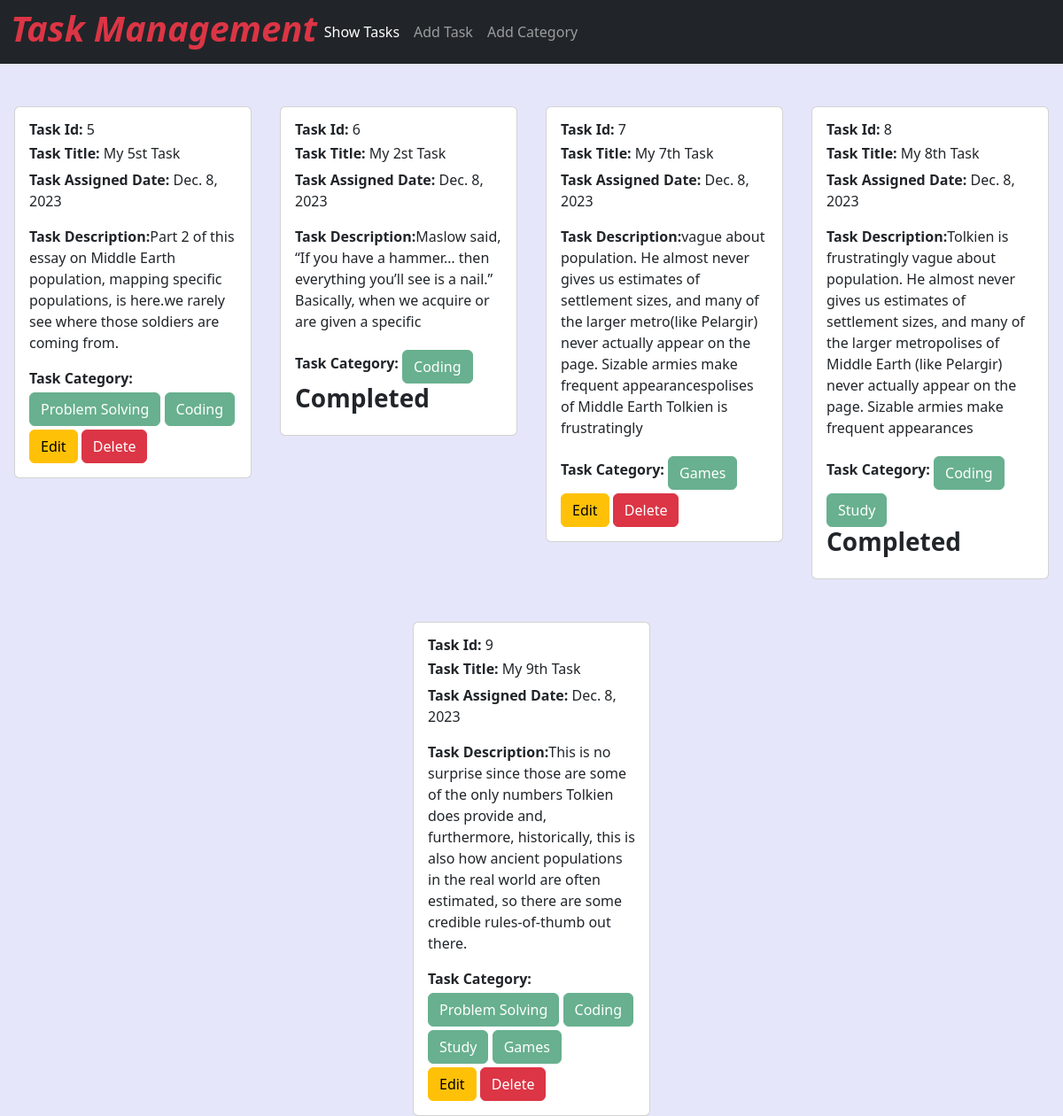
The page / on the database its author committed.
### taskModel/models.py (models this page shows, shortened)
class Task(models.Model):
    taskTitle = models.CharField(max_length=100)
    taskDescription = models.TextField()
    is_completed = models.BooleanField(default=False)
    taskAssignDate = models.DateField(auto_now_add=True)
    categories = models.ManyToManyField(Category)

### taskCategory/models.py (models this page shows, shortened)
class Category(models.Model):
    categoryName = models.CharField(max_length=100)

### TaskManagementSystem/views.py (the view)
# urls.py: path('', views.show, name='show'),
def show(request):
    data = Task.objects.all()
    return render(request, 'show.html', {'data': data})

### templates/show.html (shortened to what this page needs)
{% extends "base.html" %}
{% block content %}
{% load crispy_forms_tags  %}
  <div class="d-flex flex-wrap justify-content-center ">
    {% for task in data %}
    <div class="col-sm-3 mb-3 mb-sm-0 px-3 pt-5">
        <div class="card">
          <div class="card-body">
            <h6 class="card-title"> <b>Task Id:</b> {{task.id}}</h6>
            <h6 class="card-title"> <b>Task Title:</b> {{task.taskTitle}}</h6>
            <p class="card-text"> <b>Task Assigned Date:</b> {{ task.taskAssignDate }}</p>
            <p class="card-text"> <b>Task Description:</b>{{ task.taskDescription }}</p>
            <b>Task Category: </b>
            {% for category in task.categories.all %}
                    <button disabled="disabled"class="btn btn-success mt-1">{{ category.categoryName }}</button>
            {% endfor %}
            <br>
            {% if task.is_completed %}
                <h3><b>Completed</b></h3>
            {% else %}
                <a href="{% url 'edit_task' task.id %}" class="btn btn-warning mt-1">Edit</a>
                <a href="{% url 'delete_task' task.id %}" class="btn btn-danger mt-1">Delete</a>
            {% endif %}
          </div>
        </div>
      </div>
    {% endfor %}
  </div>
{% endblock %}

### templates/base.html (shortened to what this page needs)
<!DOCTYPE html>
<html lang="en">
  <head>
    <link
      href="https://cdn.jsdelivr.net/npm/bootstrap@5.3.2/dist/css/bootstrap.min.css"
      rel="stylesheet"
    />
  </head>
  <body>
    <nav class="navbar navbar-expand-lg navbar-dark text-danger bg-dark">
      <div class="container-fluid">
        <h1>
          <b><i>Task Management</i></b>
        </h1>
        <div class="collapse navbar-collapse" id="navbarSupportedContent">
          <ul class="navbar-nav me-auto mb-2 mb-lg-0">
            <li class="nav-item">
              <a class="nav-link active"aria-current="page" href="{% url 'show' %}">Show Tasks</a>
            </li>
            <li class="nav-item">
              <a
                class="nav-link "
                href="{% url 'add_task' 0 %}"
                >Add Task</a
              >
            </li>
            <li class="nav-item">
              <a class="nav-link" href="{% url 'add_category' 0 %}"
                >Add Category</a
              >
            </li>
          </ul>
        </div>
      </div>
    </nav>
    {% block content %} {% endblock %}
  </body>
</html>

### templates/base.html (style rules this page uses)
body { background-color: #e6e6fa; }

### rows shown on the page
Task: id "5", taskTitle "My 5st Task", taskAssignDate "Dec. 8, 2023", taskDescription "Part 2 of this essay on Middle Earth population, mapping specific populations, is here.we rarely see where those soldiers are coming from.", is_completed "Edit"
Category: categoryName "Problem Solving"
Category: categoryName "Coding"
Task: id "6", taskTitle "My 2st Task", taskAssignDate "Dec. 8, 2023", taskDescription "Maslow said, “If you have a hammer… then everything you’ll see is a nail.” Basically, when we acquire or are given a specific", is_completed "Completed"
Task: id "7", taskTitle "My 7th Task", taskAssignDate "Dec. 8, 2023", taskDescription "vague about population. He almost never gives us estimates of settlement sizes, and many of the larger metro(like Pelargir) never actually appear on the page. Sizable armies make frequent appearancespolises of Middle Earth Tolkien is frustratingly", is_completed "Edit"
Category: categoryName "Games"
Task: id "8", taskTitle "My 8th Task", taskAssignDate "Dec. 8, 2023", taskDescription "Tolkien is frustratingly vague about population. He almost never gives us estimates of settlement sizes, and many of the larger metropolises of Middle Earth (like Pelargir) never actually appear on the page. Sizable armies make frequent appearances", is_completed "Completed"
Category: categoryName "Study"
Task: id "9", taskTitle "My 9th Task", taskAssignDate "Dec. 8, 2023", taskDescription "This is no surprise since those are some of the only numbers Tolkien does provide and, furthermore, historically, this is also how ancient populations in the real world are often estimated, so there are some credible rules-of-thumb out there.", is_completed "Edit"
